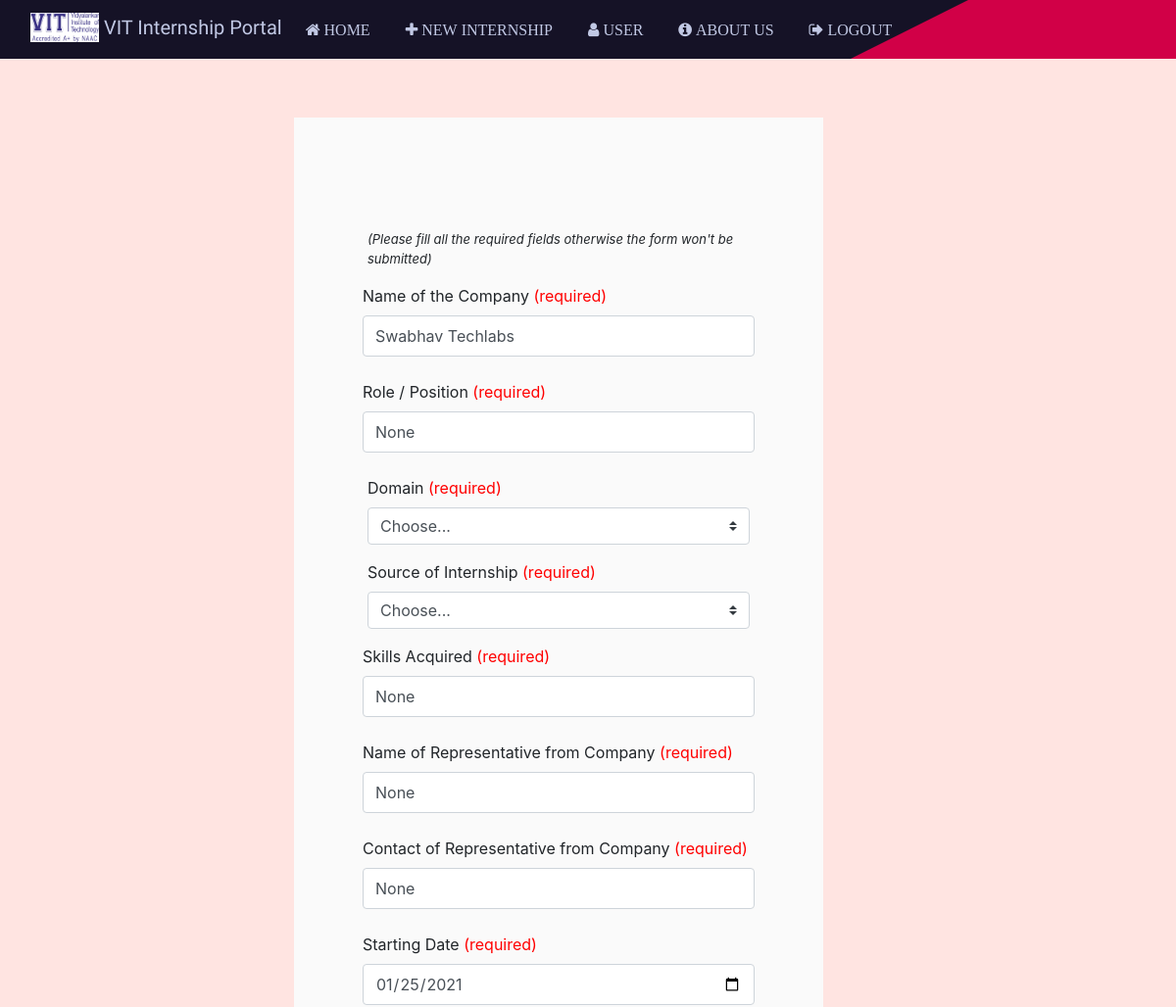
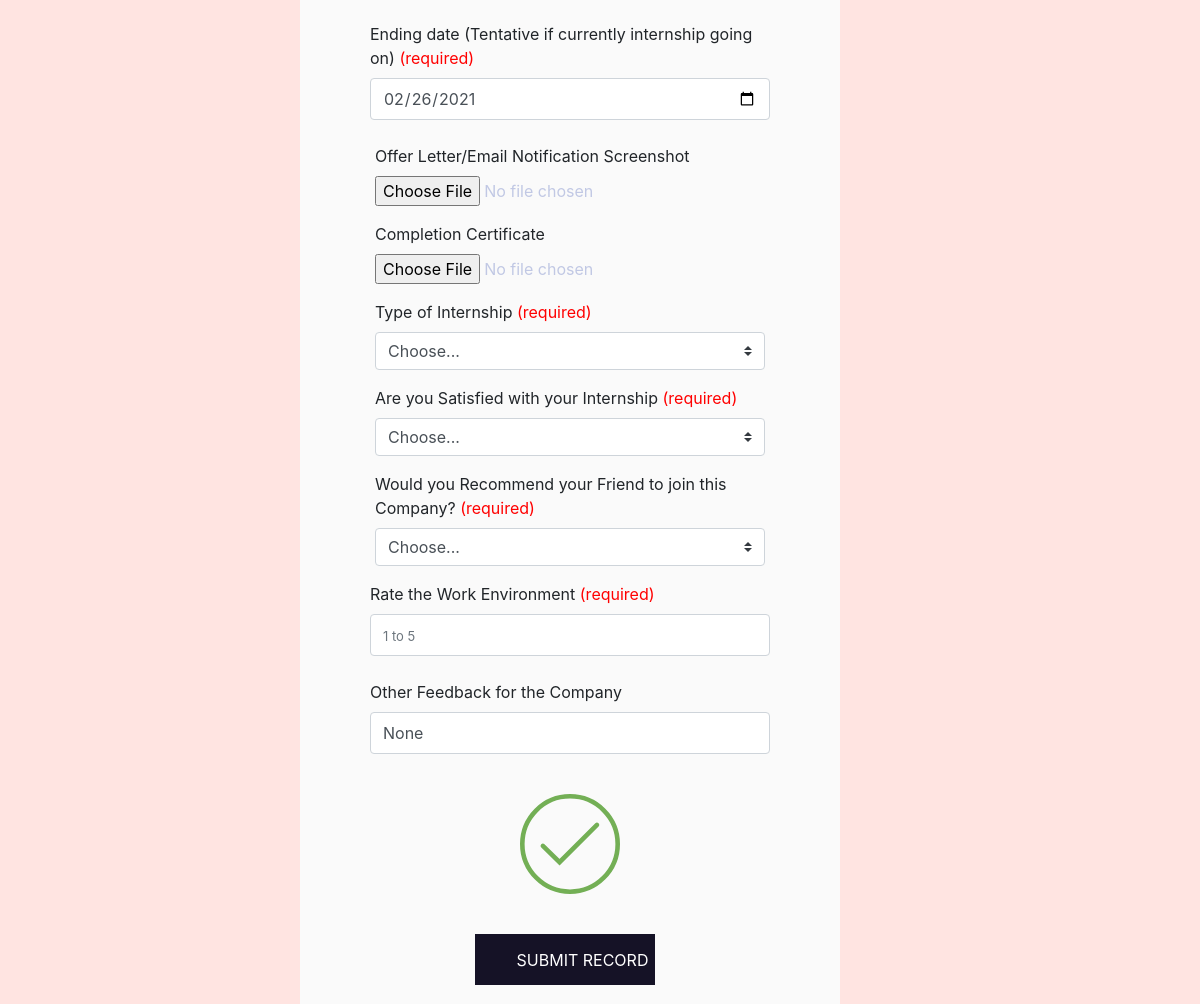
The app's page /updateinternship/14 (signed in, upper part), older data (2 pictures, top to bottom).
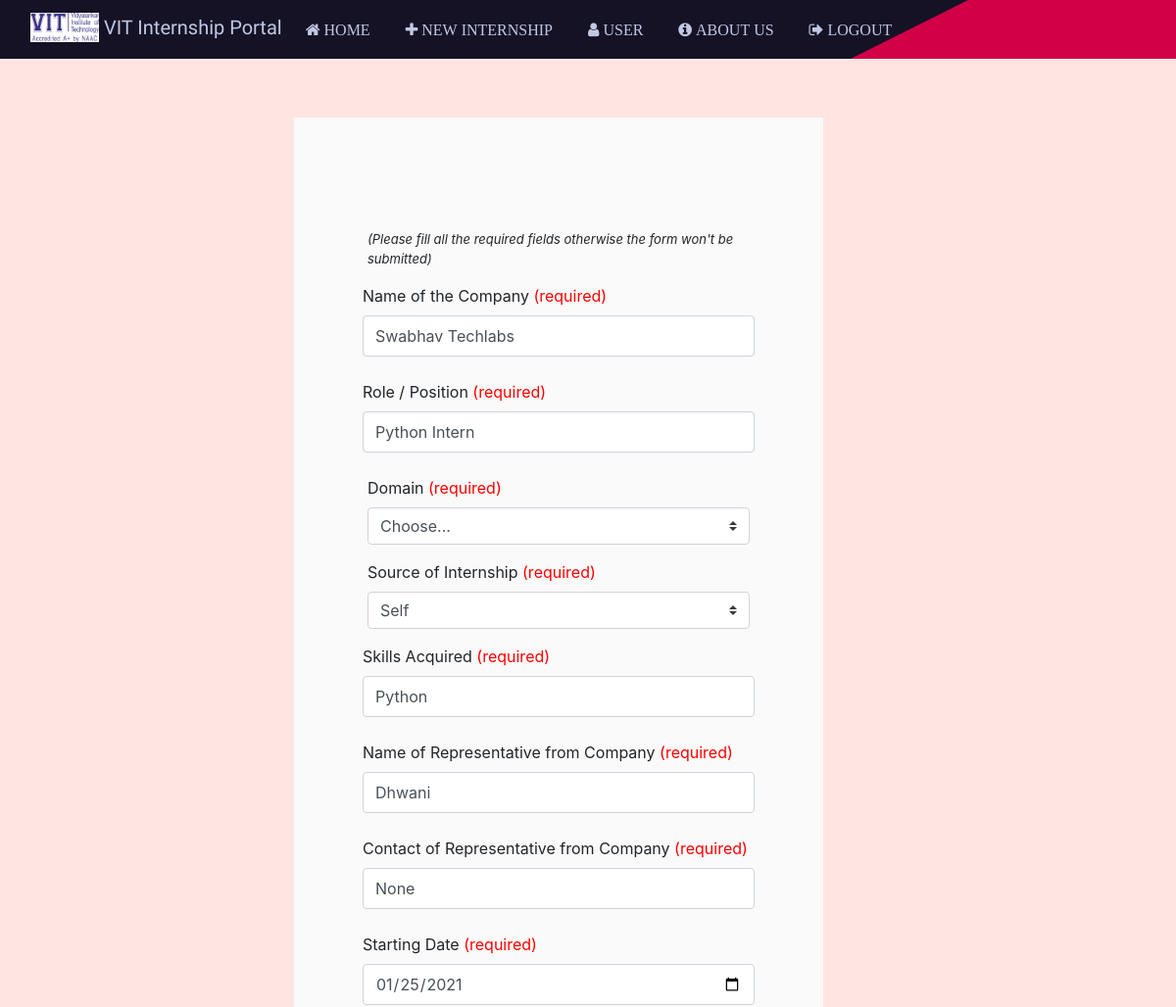
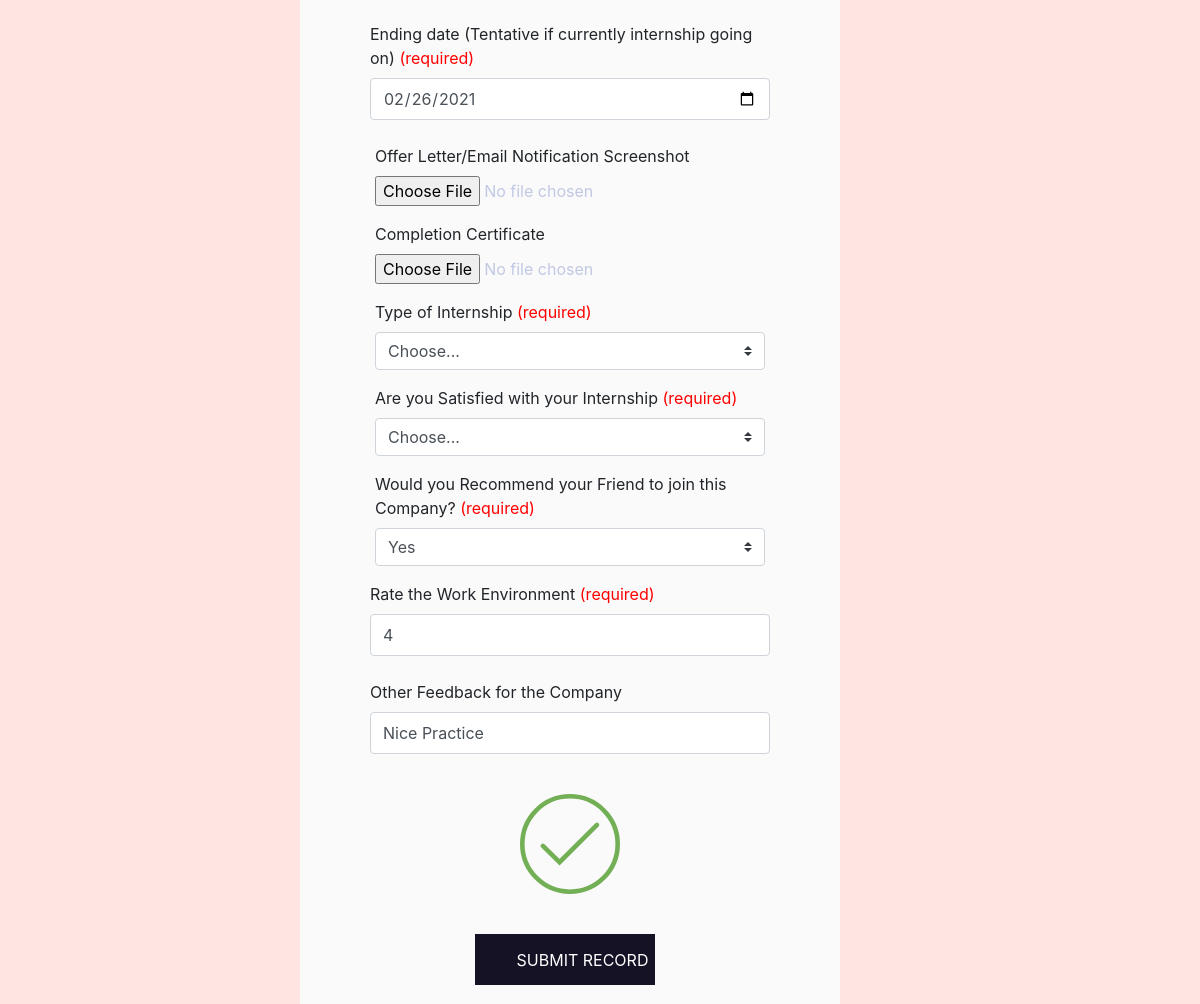
The same page, newer data (2 pictures, top to bottom).
### app.py (models this page shows)
class Internships(db.Model):
    id = db.Column(db.Integer, primary_key=True)
    user_id = db.Column(db.Integer)
    companyname = db.Column(db.Text)
    position = db.Column(db.Text)
    domain = db.Column(db.Text)
    source = db.Column(db.Text)
    skills_acquired = db.Column(db.Text)
    companyrepresentative_name = db.Column(db.Text)
    companyrepresentative_contact = db.Column(db.Text)
    startdate = db.Column(db.Date)
    enddate = db.Column(db.Date)
    offerletter = db.Column(db.LargeBinary)
    offerletter_filename = db.Column(db.Text)
    completioncert = db.Column(db.LargeBinary)
    completioncert_filename = db.Column(db.Text)
    feedback = db.Column(db.Text)
    workenv = db.Column(db.Integer)
    satisfied = db.Column(db.Text)
    recommendation = db.Column(db.Text)
    typeofinternship = db.Column(db.Text)

### app.py (the view, shortened to what this page needs)
@app.route('/updateinternship/<int:id>', methods=['GET', 'POST'])
@login_required
def updateinternship(id):
    internship = Internships.query.filter_by(id=id).first()
    print(internship.companyname)
    return render_template('updateinternship.html', internship=internship)

### app.py (called while the page is built)
@login_manager.user_loader
def load_user(user_id):
    return Users.query.get(int(user_id))

### templates/updateinternship.html (shortened to what the changed rows need)
<!DOCTYPE html>
<html lang="en">
  <head>
    <link rel="stylesheet" href="../static/css/styles.css" />
    <link rel="stylesheet" href="../static/css/newinternship.css" />
    <link
      rel="stylesheet"
      href="https://cdnjs.cloudflare.com/ajax/libs/font-awesome/4.7.0/css/font-awesome.min.css"
    />
    <link
      rel="stylesheet"
      href="https://maxcdn.bootstrapcdn.com/bootstrap/4.0.0/css/bootstrap.min.css"
    />
  </head>
  <body style="background-color: #ffe4e1">
    <div class="wrapper">
      <form method="POST" enctype="multipart/form-data">
        <div id="wizard">
          <section>
            <div class="form-row">
              <label
                >Name of the Company
                <span style="color: red">(required)</span></label
              >
              <input
                name="companyname"
                type="text"
                class="form-control"
                value="{{internship.companyname}}"
                required
              />
            </div>
            <div class="form-row">
              <label
                >Role / Position
                <span style="color: red">(required)</span></label
              >
              <input
                name="position"
                type="text"
                class="form-control"
                placeholder="ex - Web Development Intern, Business Analyst, Python Intern"
                value="{{internship.position}}"
                required
              />
            </div>
            {% if internship.source == "VIT Internship" %}
            <div class="input-group mb-3">
              <select
                class="custom-select"
                name="source"
                id="inputGroupSelect02"
              >
                <option value="VIT Internship" name="source" selected>
                  VIT Internship
                </option>
                <option value="Internshala" name="source">Internshala</option>
                <option value="Self" name="source">Self</option>
              </select>
            </div>
            {% elif internship.source == "Self" %}
            <div class="input-group mb-3">
              <select
                class="custom-select"
                name="source"
                id="inputGroupSelect02"
              >
                <option value="Self" name="source" selected>Self</option>
              </select>
            </div>
            {% else %}
            <div class="input-group mb-3">
              <select
                class="custom-select"
                name="source"
                id="inputGroupSelect02"
              >
                <option value="" name="source" selected>Choose...</option>
              </select>
            </div>
            {% endif %}
            <div class="form-row">
              <label
                >Skills Acquired
                <span style="color: red">(required)</span></label
              >
              <input
                name="skills_acquired"
                type="text"
                class="form-control"
                placeholder="ex- Machine learning, Marketing etc"
                value="{{internship.skills_acquired}}"
                required
              />
            </div>
          </section>
          <section>
            <div class="form-row">
              <label
                >Name of Representative from Company
                <span style="color: red">(required)</span></label
              >
              <input
                name="companyrepresentative_name"
                type="text"
                class="form-control"
                placeholder="Name of Representative from Company"
                value="{{internship.companyrepresentative_name}}"
                required
              />
            </div>
            <div class="form-row">
              <label
                >Contact of Representative from Company
                <span style="color: red">(required)</span></label
              >
              <input
                name="companyrepresentative_contact"
                type="text"
                class="form-control"
                placeholder="Contact of Representative from Company"
                value="{{internship.companyrepresentative_contact}}"
                required
              />
            </div>
            <div class="form-row">
              <label
                >Starting Date <span style="color: red">(required)</span></label
              >
              <input
                name="startdate"
                type="date"
                class="form-control"
                value="{{internship.startdate}}"
                required
              />
            </div>
            <div class="form-row">
              <label
                >Ending date (Tentative if currently internship going on)
                <span style="color: red">(required)</span></label
              >
              <input
                name="enddate"
                type="date"
                class="form-control"
                value="{{internship.enddate}}"
                required
              />
            </div>
          </section>
          <section>
            {% if internship.recommendation == "Yes" %}
            <div class="input-group mb-3">
              <select
                class="custom-select"
                name="recommendation"
                id="inputGroupSelect02"
              >
                <option value="Yes" name="recommendation" selected>Yes</option>
              </select>
            </div>
            {% else%}
            <div class="input-group mb-3">
              <select
                class="custom-select"
                name="recommendation"
                id="inputGroupSelect02"
              >
                <option selected name="recommendation">Choose...</option>
              </select>
            </div>
            {% endif %}
            <div class="form-row">
              <label
                >Rate the Work Environment
                <span style="color: red">(required)</span></label
              >
              <input
                name="workenv"
                type="number"
                min="1"
                max="5"
                class="form-control"
                placeholder="1 to 5"
                value="{{internship.workenv}}"
              />
            </div>
            <div class="form-row">
              <label>Other Feedback for the Company</label>
              <input
                name="feedback"
                type="text"
                class="form-control"
                placeholder="related to dinning, exposure, etc"
                value="{{internship.feedback}}"
              />
            </div>
          </section>
        </div>
      </form>
    </div>
  </body>
</html>

Row changes from the older to the newer data that the page shows:
changed Internships "Swabhav Techlabs": position "None" → "Python Intern"; source "self" → "Self" (drawn); skills_acquired "None" → "Python"; companyrepresentative_name "None" → "Dhwani"; recommendation empty → "Yes" (drawn); workenv (not shown) → "4"; feedback "None" → "Nice Practice"
Text that changed along with them:
form field source: (not shown) → "Self"
form field recommendation: (not shown) → "Yes"
form field source: "Choose..." → (not shown)
form field recommendation: "Choose..." → (not shown)
